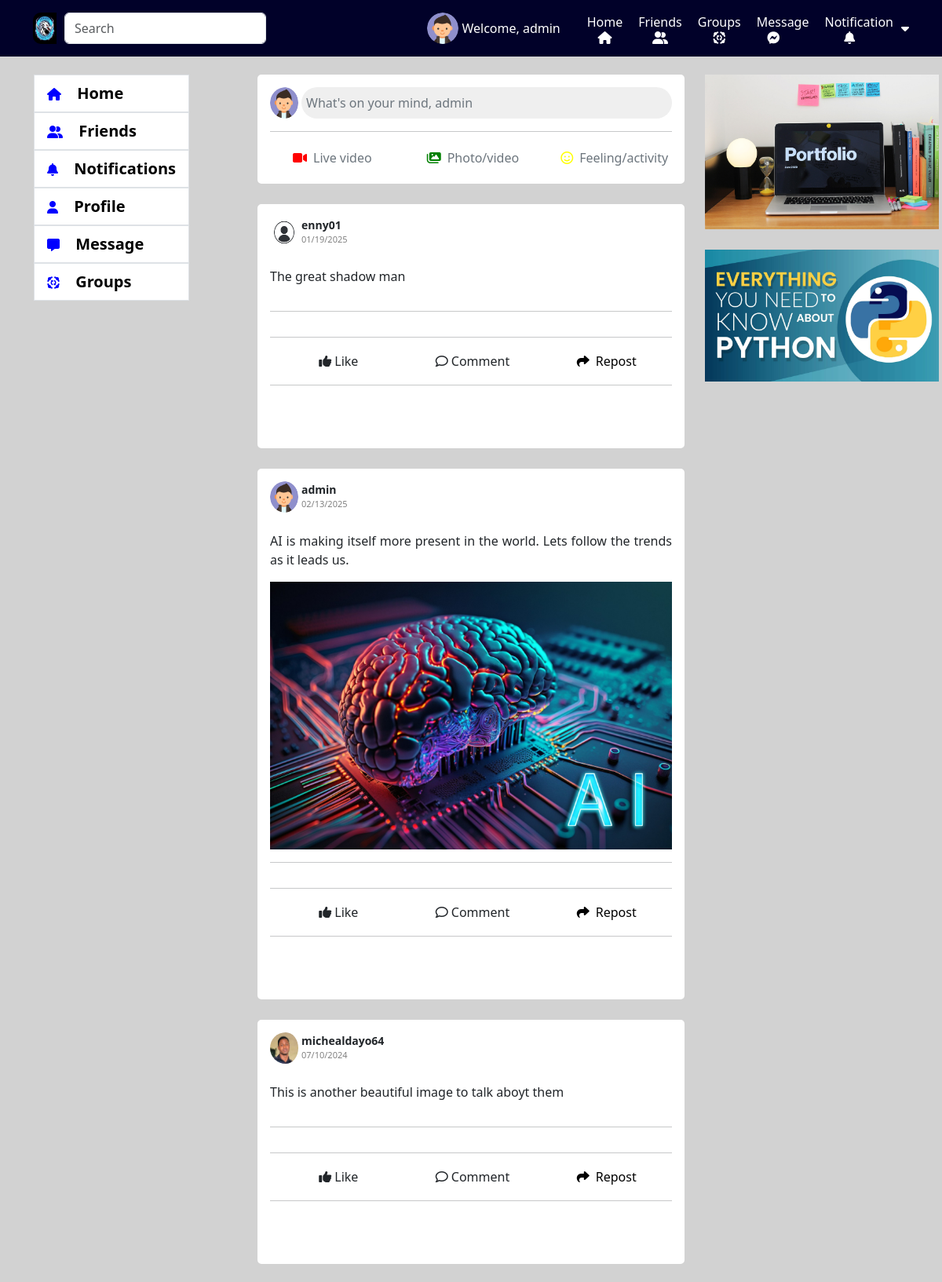
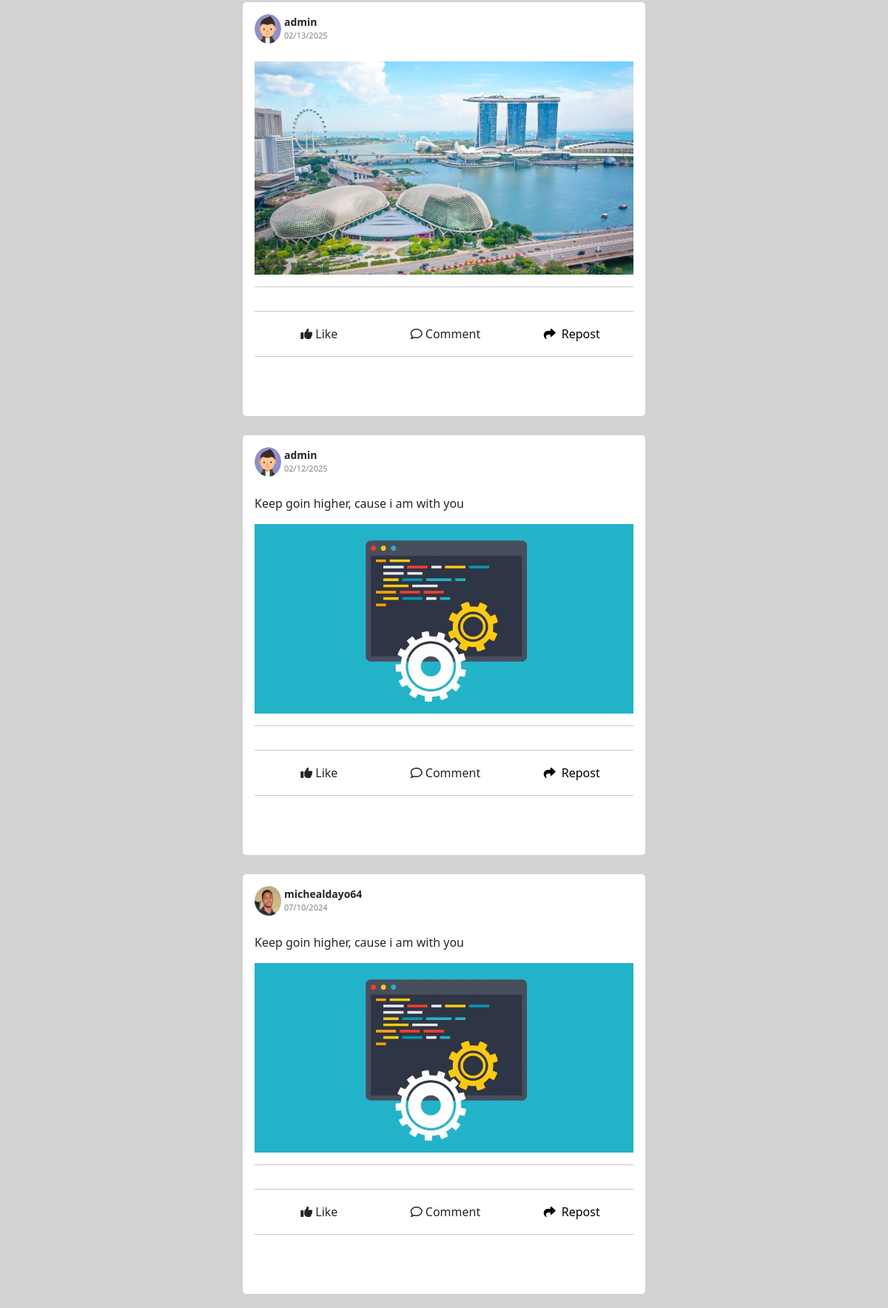
Page / (signed in, upper part) on the committed database (2 pictures, top to bottom).
### account/models.py (models this page shows, shortened)
class Accounts(AbstractBaseUser):
    email = models.EmailField(verbose_name="email", max_length=60, unique=True)
    username = models.CharField(max_length=30, unique=True)
    first_name = models.CharField(max_length=30, null=True, blank=True)
    last_name = models.CharField(max_length=30, null=True, blank=True)
    date_joined = models.DateTimeField(
        verbose_name='date joined', auto_now_add=True)
    last_login = models.DateTimeField(verbose_name='last login', auto_now=True)
    is_admin = models.BooleanField(default=False)
    is_active = models.BooleanField(default=True)
    is_staff = models.BooleanField(default=False)
    is_superuser = models.BooleanField(default=False)
    profile_image = models.ImageField(max_length=255, upload_to=get_profile_image_filepath,
                                      null=True, blank=True, default=get_default_profile_image)
    hide_email = models.BooleanField(default=True)
    uid = models.CharField(max_length=225, blank=True, null=True)
    USERNAME_FIELD = 'email'
    REQUIRED_FIELDS = ['username']
    objects = MyAccountManager()

### social_app/models.py (models this page shows, shortened)
class Post(models.Model):
    user = models.ForeignKey(
        settings.AUTH_USER_MODEL, on_delete=models.CASCADE, null=True, blank=True, related_name='author')
    user_post = models.TextField(null=True, blank=True)
    file = models.FileField(
        upload_to="post_images/", null=True, blank=True)
    date_post = models.DateTimeField(auto_now_add=True)
    date_post_update = models.DateTimeField(auto_now=True)
    user_like_post = models.ManyToManyField(
        settings.AUTH_USER_MODEL, blank=True)
    reposted_by = models.ForeignKey(
        settings.AUTH_USER_MODEL, on_delete=models.CASCADE, null=True, blank=True, related_name='reposted_by')
    repost_users = models.ManyToManyField(
        settings.AUTH_USER_MODEL, blank=True, related_name="users_repost")
    @property
    def date_format(self):
        if self.date_post:
            return calculate_timestamp(self.date_post)

### social_app/views.py (the view)
# urls.py: path('', friend_index, name='friend-index'),
def index(request):
    context = {}
    user = request.user
    if user.is_authenticated:
        friend = FriendsList.objects.get(user=user)
        friends_list = friend.friends.all()
        '''
        List of post according to User friend
        '''
        '''post_list = list(Post.objects.filter(user__in=list(
            friends_list) + [user,]).order_by('-date_post'))'''
        post_list = list(Post.objects.all())
        random.shuffle(post_list)
        context['post_list'] = post_list
    else:
        return redirect('login')
    context['user'] = user
    return render(request, 'home.html', context)

### account/views.py (called while the page is built)
def get_tokens_for_user(user):
    refresh = RefreshToken.for_user(user)
    return {
        'token': {
            'refresh': str(refresh),
            'access': str(refresh.access_token),
        },
        'msg': 'Login Successfully'
    }

### message_app/utils.py (called while the page is built)
def calculate_timestamp(timestamp):
    if((naturalday(timestamp) == "today") or (naturalday(timestamp) == "yesterday")):
        str_time = datetime.strftime(timestamp, "%I:%M %p")
        str_time = str_time.strip("0")
        ts = f"{naturalday(timestamp)} at {str_time}"
    else:
        str_time = datetime.strftime(timestamp, "%m/%d/%Y")
        ts = f"{str_time}"
    return str(ts)

### notification_app/context_processors.py (called while the page is built)
def get_user_token(request):
    user = request.user
    return {'user_access_token': get_tokens_for_user(user)['token']['access']}

### social_app/templates/home.html (shortened to what this page needs)
{% extends 'base.html' %}
 {% block content %}
  {% load static %}
<br />
<div class="row home-container">
  <div class="col-12 col-lg-3 col-xl-3 col-md-3 left-menu-container">
    {% include 'snippets/left-menu.html' %}
  </div>
  <div class="col-12 col-lg-6 col-xl-6 col-md-6 mx-auto" id="postlistid">
    {% include 'home_main_content.html' %}
     {% if post_list %}
    {% for i in post_list %}
    <br />
    <div class="card p-3">
      <div class="d-flex flex-row justify-content-between align-items-center">
        <div class="d-flex flex-row">
          <img
            class="pe-1 profile-pic"
            src="{{ i.user.profile_image.url }}"
            alt=""
            srcset=""
          />
          <div class="d-flex flex-column">
            <span style="font-size: 14px; font-weight: bold"
              >{{ i.user.username }}</span
            >
            <span style="font-size: 11px; color: gray"
              >{{ i.date_format }} </span
            >
          </div>
        </div>
      </div>
      <br />
      <div class="w-100" id="post">
        {% if i.user_post %}
        <p>{{ i.user_post }}</p>
        {% endif %}
      </div>
      <div id="postimage">
        {% if i.file %} {% if i.file.url|slice:"-4:" == ".MP4" or i.file.url|slice:"-4:" == ".mp4" %}
        <video id="movie" class="w-100 h-100 rounded" controls>
          <source src="{{ i.file.url }}" type="video/mp4" />
        </video>
        {% else %}
        <img class="w-100" src="{{ i.file.url }}" alt="" srcset="" />
        {% endif %}
        {% endif %}
      </div>
      <hr />
      <hr />
      <div class="d-flex flex-row justify-content-between">
        <div
          class="d-flex flex-row align-items-center justify-content-center w-50 likecommentshare"
          id="likeidBtn"
          data-id="{{ i.pk }}"
        >
          <i class="fa-solid fa-thumbs-up p-1"></i>
          <span
            class="likeunlike_{{ i.id }}"
            id="likeunlikeid"
            data-id="{{ i.id }}"
            >Like</span
          >
        </div>
        <div
          class="d-flex flex-row align-items-center justify-content-center w-50 likecommentshare"
          id="commentidBtn"
          data-id="{{ i.pk }}"
        >
          <i class="fa-regular fa-comment p-1"></i>
          <span>Comment</span>
        </div>
        <div
          class="d-flex flex-row align-items-center justify-content-center w-50 likecommentshare"
          id="shareidBtn"
        >
          <a href="{% url 'user-share-post' i.id %}">
            <i class="fa-solid fa-share p-1"></i>
            <span>Repost</span>
          </a>
        </div>
      </div>
      <hr />
      <br />
      <br />
    </div>
    {% endfor %}
    {% endif %}
  </div>
  <div class="col-12 col-lg-3 col-xl-3 col-md-3 right-menu-container">
    {% include 'snippets/right-data.html' %}
  </div>
</div>
{% endblock %}

### templates/snippets/header.html (shortened to what this page needs)
{% load static %}
<nav class="navbar fixed-top top-navbar" id="mynav" data-token="{{ user_access_token }}">
  <div class="container d-flex flex-row justify -content-between" id="myheader">
    <div>
      <div class="d-flex">
        <a href="/">
          <img src="{% static 'img/logoimage.webp' %}" alt="" srcset=""
            style="width: 40px; height: 40px; padding-right: 10px; border-radius: 10px;">
        </a>
        <input class="form-control me-2 w-100" type="search" id="input-data" name="q" placeholder="Search"
          aria-label="Search">
      </div>
    </div>
    <div class="menu-left">
      {% if request.user.is_authenticated %}
      <a href="{% url 'profile-index' %}" class="anch">
        <img class="me-1 profile-pic" src="{{ request.user.profile_image.url }}" alt="">
      </a>
      {% else %}
      <img class="me-1 profile-pic" src="{% static 'img/profile_image.png' %}" alt="">
      {% endif %}
      <a href="{% url 'profile-index' %}" class="anch">
        <p class="me-4 mt-3 text-white">Welcome, {{ request.user.username }}</p>
      </a>
      <a href="{% url 'index' %}" class="home">
        <span class="text-white">Home</span>
        <i class="fa-solid fa-house text-white"></i>
      </a>
      <a href="{% url 'friend-index' %}" class="home">
        <span class="text-white">Friends</span>
        <i class="fa-solid fa-user-group text-white"></i>
      </a>
      <a href="{% url 'group-list' %}" class="home">
        <span class="text-white">Groups</span>
        <i class="fa-solid fa-group-arrows-rotate text-white"></i>
      </a>
      <a class="home" id="btn-chat-notifi">
        <span class="text-white">Message</span>
        <i class="fa-brands fa-facebook-messenger me-4 text-white"></i>
      </a>
      <a class="home" id="btn-notifi" onclick="setGeneralNotificationsAsRead()">
        <span class="text-white">Notification</span>
        <i class="fa-solid fa-bell me-4 text-white"></i>
      </a>
      <a href="#" id="logout">
        <i class="fa-solid fa-caret-down text-white"></i>
      </a>
    </div>
  </div>
</nav>

### social_app/templates/home_main_content.html (shortened to what this page needs)
<div class="card p-3">
    <div class="d-flex flex-row align-items-left">
      <img class="pe-1 profile-pic" src="{{ request.user.profile_image.url }}" alt="" srcset="">
      <input class="w-100 border border-0 rounded-pill text-start text-secondary" id="inputpost" data-bs-toggle="modal" data-bs-target="#exampleModal" type="submit" value="What's on your mind, {{ request.user.username }}">
    </div>
    <hr>
    <div class="row text-center ps-4 p3-4">
        <div class="col-4 col-sm-4">
            <div class="d-flex flex-row align-items-center" id="videoid" data-bs-toggle="modal" data-bs-target="#livevideo">
                    <i class="fa-solid fa-video"></i>
                    <span class="text-secondary ms-2 live-vid">Live video</span>
            </div>
        </div>
        <div class="col-4 col-sm-4">
            <div class="d-flex flex-row align-items-center" id="photoid" data-bs-toggle="modal" data-bs-target="#exampleModal">
                    <i class="fa-solid fa-images"></i>
                <span class="text-secondary ms-2 live-vid">Photo/video</span>
            </div>
        </div>
        <div class="col-4 col-sm-4">
            <div class="d-flex flex-row justify-content-center align-items-center" id="emojiid" data-bs-toggle="modal" data-bs-target="#emoji">
                    <i class="fa-regular fa-face-smile"></i>
                <span class="text-secondary ms-2 live-vid">Feeling/activity</span>
            </div>
        </div>
    </div>
</div>

### static/css/style.css (style rules this page uses)
body { display: block; position: relative; }
.anch { text-decoration: none; cursor: pointer; }
.profile-pic { width: 40px; height: 40px; border-radius: 100%; }
.home { display: flex; flex-direction: column; align-items: center; padding: 5px; text-align: center; margin-left: 5px; margin-right: 5px; }
#myheader { position: relative; width: 100%; }
.top-navbar { background-color: rgb(1, 1, 41); }
.menu-left { display: flex; flex-direction: row; align-items: center; }
.menu-left a { text-decoration: none; }

### static/css/home.css (style rules this page uses)
#videoid { cursor: pointer; padding: 5px; border-radius: 5px; }
#videoid i { color: red; }
#photoid { cursor: pointer; padding: 5px; border-radius: 5px; }
#photoid i { color: green; }
#emojiid { cursor: pointer; padding: 5px; border-radius: 5px; }
#emojiid i { color: yellow; }
#post p { text-align: justify; }
.likecommentshare { cursor: pointer; padding: 2px; border-radius: 5px; }
.likecommentshare a { text-decoration: none; color: black; }

### rows in the picture
Accounts: user.profile_image (picture), user.username "admin", user.username "What's on your mind, admin"
Post: user.profile_image (picture), user.username "enny01", date_format "01/19/2025", user_post "The great shadow man"
Post: user.profile_image (picture), user.username "admin", date_format "02/13/2025", user_post "AI is making itself more present in the world. Lets follow the trends as it leads us.", file (picture)
Post: user.profile_image (picture), user.username "michealdayo64", date_format "07/10/2024", user_post "This is another beautiful image to talk aboyt them"
Post: user.profile_image (picture), user.username "admin", date_format "02/13/2025", file (picture)
Post: user.profile_image (picture), user.username "admin", date_format "02/12/2025", user_post "Keep goin higher, cause i am with you", file (picture)
Post: user.profile_image (picture), user.username "michealdayo64", date_format "07/10/2024", user_post "Keep goin higher, cause i am with you", file (picture)
